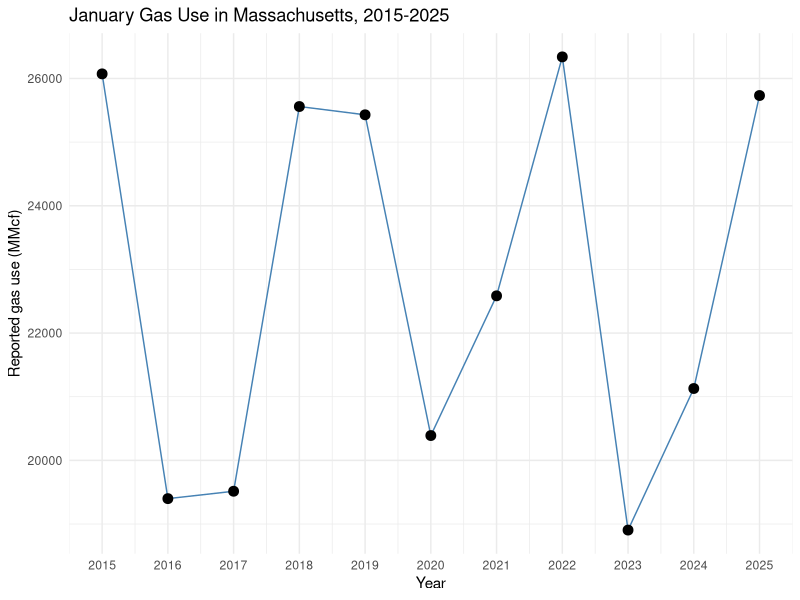
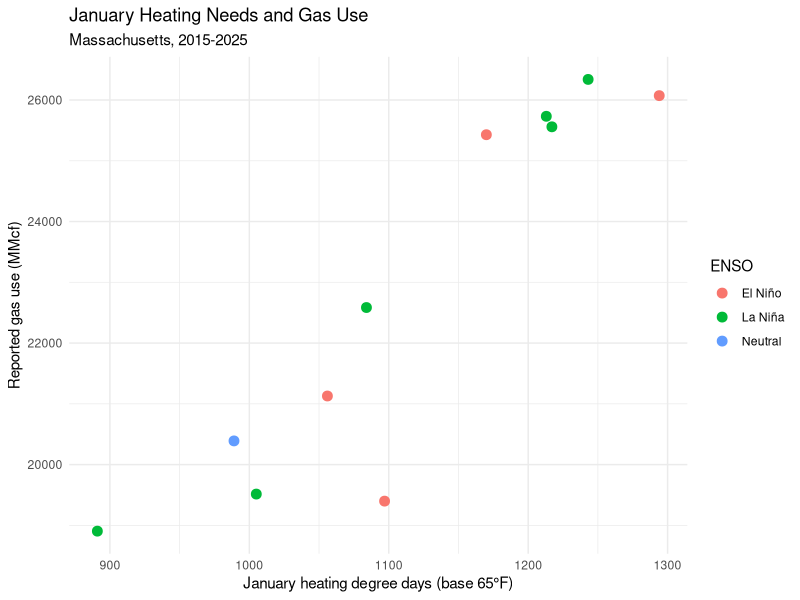
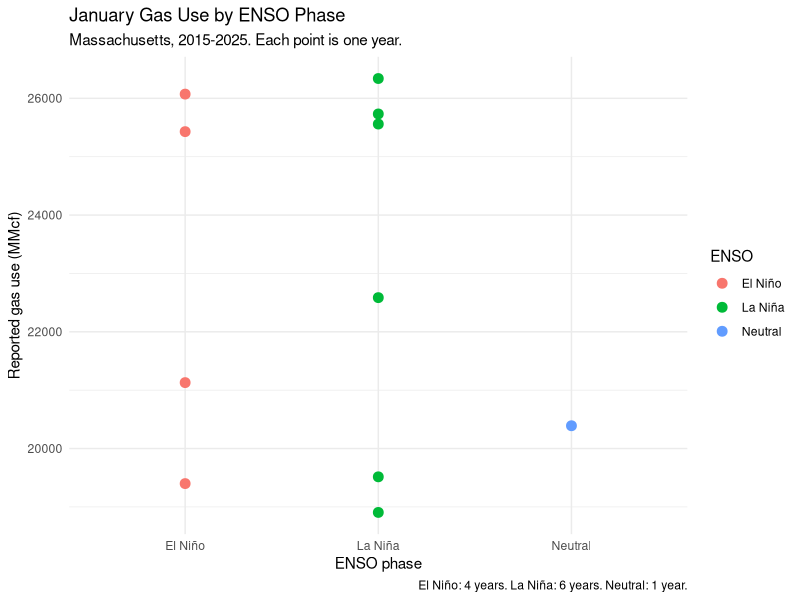
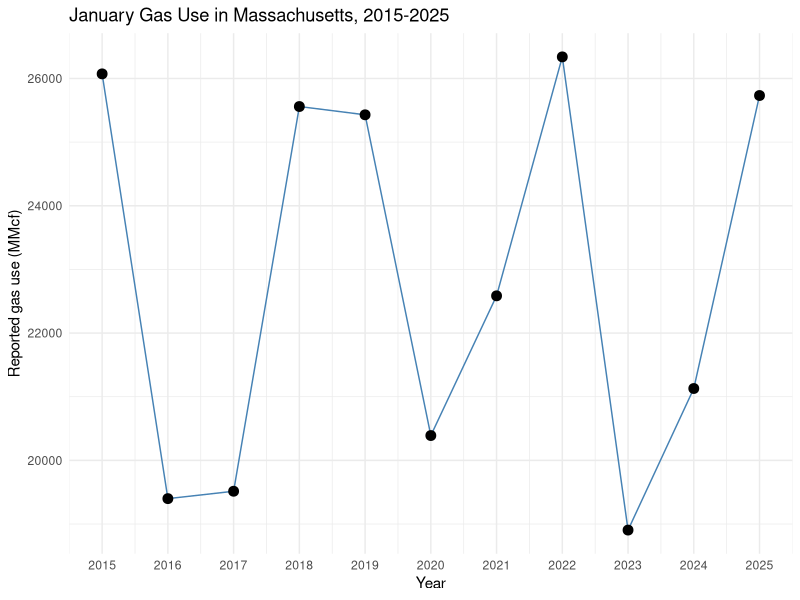
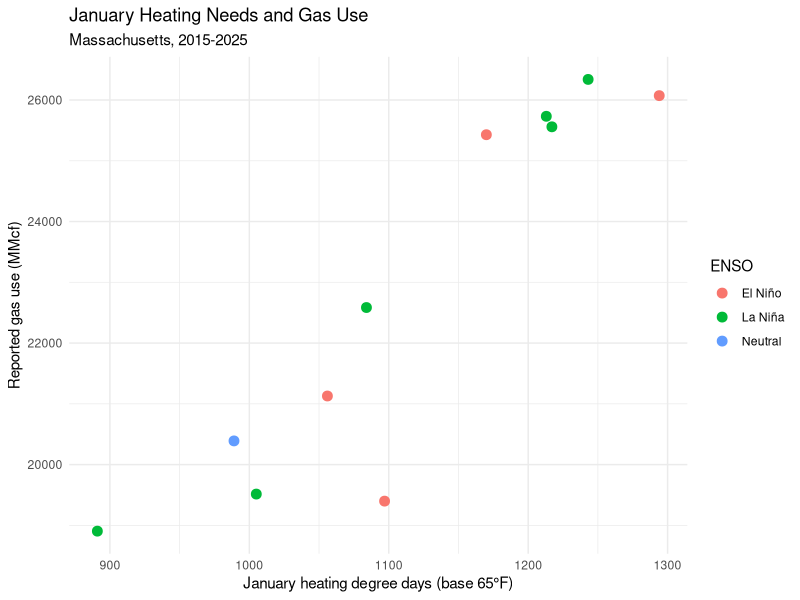
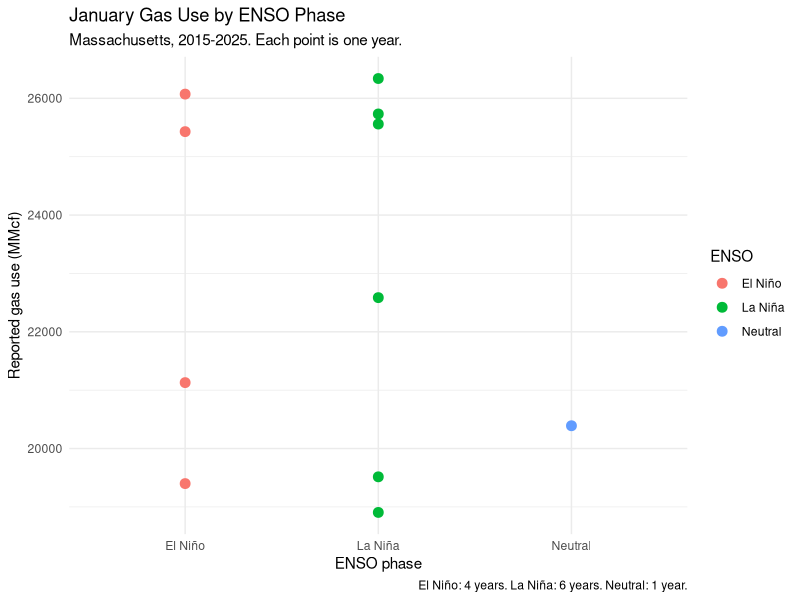

These charts were generated, in order, by the following R code:
# Open Group Project ADEC7900.Rproj from the repository root first.
# Open this script from code, then click Source.
# Run once in the Console if needed:
# install.packages(c("readr", "dplyr", "ggplot2"))

library(readr)
library(dplyr)
library(ggplot2)

# Read the data and shorten three column names.
gas <- read_csv("data/Massachusetts_January_Combined.csv", show_col_types = FALSE) %>%
  rename(Gas = Gas_usage_MMcf,
         HDD = `Jan HDD (base 65°F)`,
         ENSO = `ENSO Phase`)

# Basic checks and the HDD-gas correlation.
print(colSums(is.na(gas)))
print(sum(duplicated(gas$Year)))
print(table(gas$ENSO))
print(cor(gas$HDD, gas$Gas))

theme_set(theme_minimal())

# Chart 1: January gas use over time.
p1 <- ggplot(gas, aes(x = Year, y = Gas)) +
  geom_line(color = "steelblue") +
  geom_point(size = 3) +
  scale_x_continuous(breaks = 2015:2025) +
  labs(title = "January Gas Use in Massachusetts, 2015-2025",
       x = "Year", y = "Reported gas use (MMcf)")

# Chart 2: heating degree days and gas use.
p2 <- ggplot(gas, aes(x = HDD, y = Gas, color = ENSO)) +
  geom_point(size = 3) +
  labs(title = "January Heating Needs and Gas Use",
       subtitle = "Massachusetts, 2015-2025",
       x = "January heating degree days (base 65°F)",
       y = "Reported gas use (MMcf)")

# Chart 3: compare individual years across ENSO phases.
p3 <- ggplot(gas, aes(x = ENSO, y = Gas, color = ENSO)) +
  geom_point(size = 3) +
  labs(title = "January Gas Use by ENSO Phase",
       subtitle = "Massachusetts, 2015-2025. Each point is one year.",
       x = "ENSO phase", y = "Reported gas use (MMcf)",
       caption = "El Niño: 4 years. La Niña: 6 years. Neutral: 1 year.")

print(p1)
print(p2)
print(p3)

# Save the charts in the repository's images folder.
dir.create("images", showWarnings = FALSE)
ggsave("images/01_january_gas_by_year.png", p1, width = 8, height = 5, dpi = 300)
ggsave("images/02_january_hdd_and_gas.png", p2, width = 8, height = 5, dpi = 300)
ggsave("images/03_january_gas_by_enso.png", p3, width = 8, height = 5, dpi = 300)

# Scope: January only. These charts show association, not causation.
